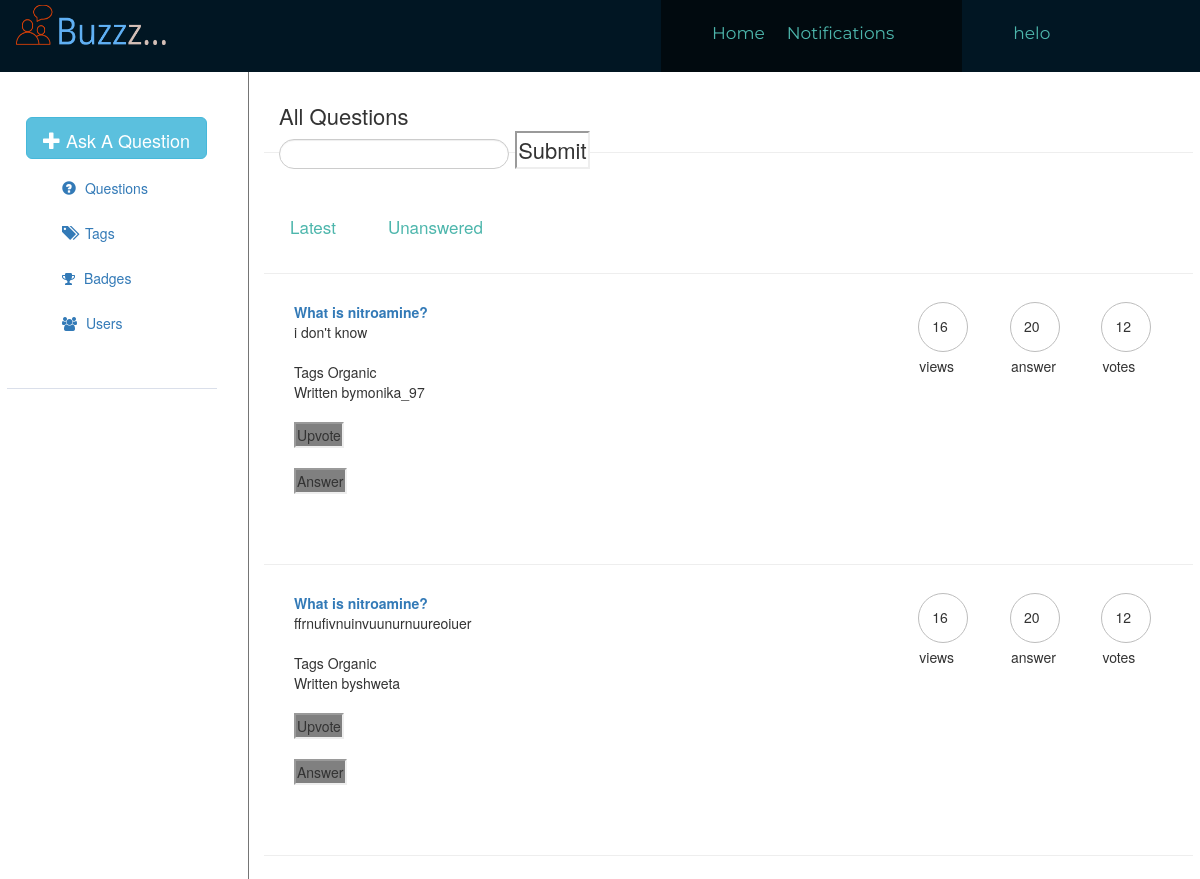
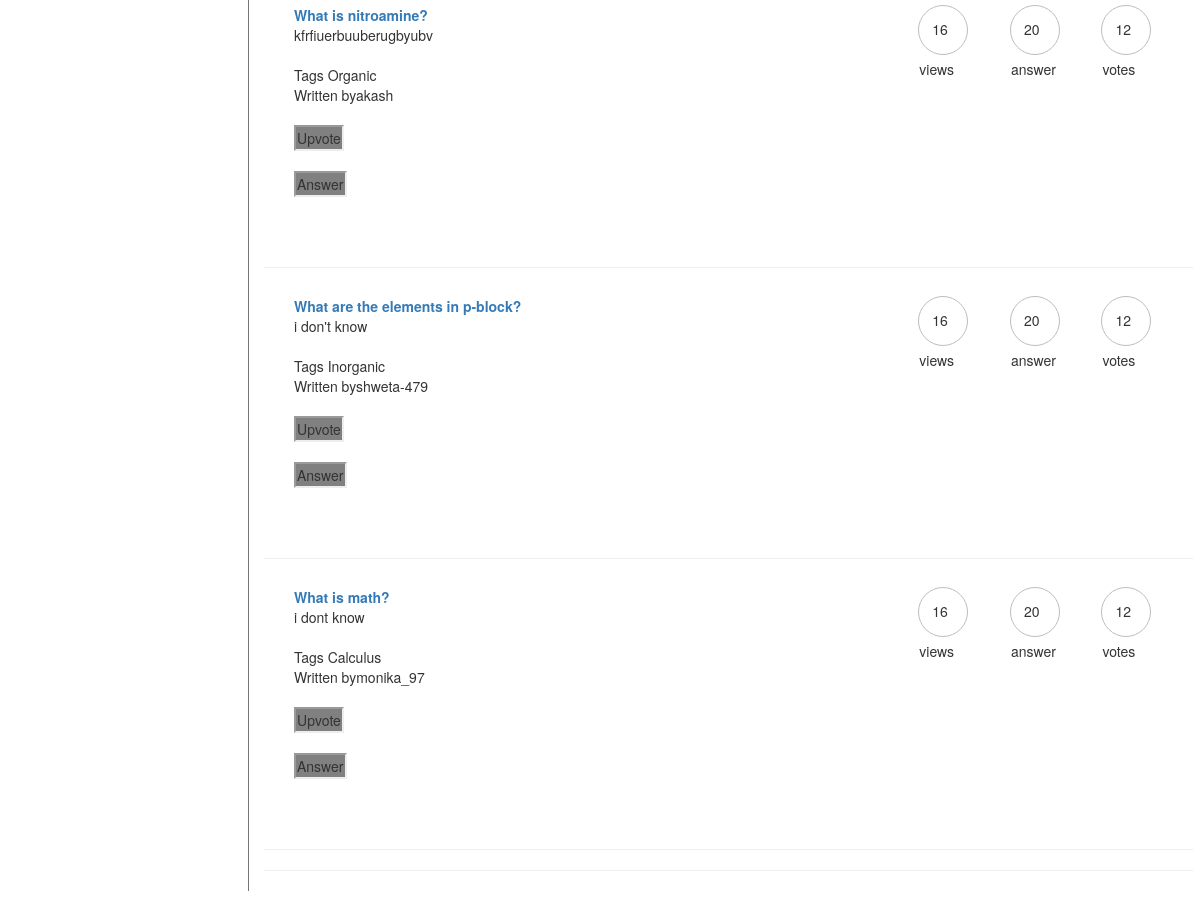
/Questions.php (signed in), run on the app's committed database (2 pictures, top to bottom).
### tables this page shows
CREATE TABLE IF NOT EXISTS `answer` (
  `answer_id` int(11) NOT NULL AUTO_INCREMENT,
  `question_id` int(11) NOT NULL,
  `time` timestamp NOT NULL DEFAULT CURRENT_TIMESTAMP ON UPDATE CURRENT_TIMESTAMP,
  `answer_text` text NOT NULL,
  `user_name` varchar(50) NOT NULL,
  PRIMARY KEY (`answer_id`)
);

CREATE TABLE IF NOT EXISTS `question_ans` (
  `question_id` int(11) NOT NULL AUTO_INCREMENT,
  `question_text` text NOT NULL,
  `User_name` varchar(50) NOT NULL,
  `Subject` int(20) NOT NULL,
  `Tags` int(20) NOT NULL,
  PRIMARY KEY (`question_id`)
);

### Questions.php (the view, shortened to what this page needs)
<?php
include 'common.php';
include 'swfserver.php';
?>
<!Doctype HTML>
<HEAD>
</HEAD>
<link rel="stylesheet" href="bootstrap.css">
    <link rel="stylesheet" href="https://maxcdn.bootstrapcdn.com/bootstrap/3.3.7/css/bootstrap.min.css">
<link rel="stylesheet" href="https://cdnjs.cloudflare.com/ajax/libs/font-awesome/4.7.0/css/font-awesome.min.css">
<link rel="stylesheet" href="buzzpage.css">
<BODY>
	<div id="right-content" class="col-sm-9">
	     <div class="tabu">
             All Questions
			   <form  method="get" action="Questions_pro.php" enctype="multipart/form-data">
	  <input  value="" type="text" name="user_query"/>
	  <input type="submit" name="search" />
</form>
        </div>
		<hr>
        <div class="tabular">
  <button class="tablinks" onclick="openCity('Latest')">Latest</button>
  <button class="tablinks" onclick="openCity('Unanswered')">Unanswered</button>
</div>
<hr>
<div id="Latest" class="w3-container city">
         <?php
        	   $sql="select answer_id,answer_text,user_name,b.Tag,b.question_text,b.question_id from answer as a join (SELECT question_text, question_id, Tag FROM question_ans AS q JOIN tags AS t ON t.Tag_id = q.Tags) as b on b.question_id=a.question_id;";
			   $result=mysqli_query($conn,$sql);
			   if(mysqli_num_rows($result)>0)
			   {
				    while($row=mysqli_fetch_assoc($result))
					{
		?>
  	  	 <div class="tabu-1">
            <div class="col-sm-8">
			<?php $qid=$row['question_id'];?>
             <B><a href="allqu.php?qid=<?php echo $qid?>" method="POST"><?php $que=$row['question_text']; echo $que?></a></B> <br>
			 <?php $que=$row['answer_text']; echo $que?><br><br>
			 Tags <?php $que=$row['Tag']; echo $que?><br>
			 Written by<?php $uname=$row['user_name']; echo $uname?>
			 <?php $aid=$row['answer_id'];?>
			 <br><br>
			 <form action="upvote.php?nid=1&answer_id=<?php echo "$aid";?>&username=<?php echo "$uname";?>" method="POST">
			 <input type="submit" value="Upvote" style="background-color:gray;"/>
			 </form> &nbsp
			  <form action="ans_question.php?qid=<?php echo "$qid"?>" method="POST">
			 <input type="submit" value="Answer" style="background-color:gray;"/>
			 </form>
			 </div>
			 <div class="col-sm-4">
			  <div class="col-sm-4">
			      <div id="circle">
				    <div id="circle-content">
					  16
					</div>
					<br>
					views
				  </div>
			  </div>
			  <div class="col-sm-4">
			      <div id="circle">
				    <div id="circle-content">
					  20
					</div>
					<br>
					answer
				  </div>
			  </div>
			  <div class="col-sm-4">
			      <div id="circle">
				    <div id="circle-content">
					  12
					</div>
					<br>
					votes
				  </div>
			  </div>
			 </div>
        </div>
		<hr>
			<?php
					}
			   }
			?>
</div>
         <?php
        	   $sql="SELECT q.question_id, answer_id,q.question_text FROM question_ans AS q LEFT JOIN answer AS a ON q.question_id = a.question_id WHERE answer_id IS NULL ";
			   $result=mysqli_query($conn,$sql);
			   if(mysqli_num_rows($result)>0)
			   {
				    while($row=mysqli_fetch_assoc($result))
					{
		?>
		<hr>
		<?php
		    					}
			   }
        ?>
</div>
</BODY>
</HTML>

### buzzpage.css (style rules this page uses)
input[type=text] { width: 230px; height:30px; box-sizing: border-box; border: 1px solid #ccc; border-radius: 38px; font-size: 14px; background-color: white; background-image: url('searchicon.png'); background-position: 238px 6px; background-repeat: no-repeat; background-size:15px; padding: 11px 20px 12px 20px; -webkit-transition: width 0.4s ease-in-out; transition: width 0.4s ease-in-out; }
#links ul li a,button { display:block; height:30px; font-size:17px; color:#4db6ac; text-align:center; text-decoration:none; float:right; margin:25px 10px; line-height:30px; padding:1px 1px; }
#right-content { width:80%; float:right; margin-right:-8px; border-left:1px solid #757575; }
.tabu { font-size:22px; padding-left:15px; padding-top:28px; height:60px; }
.tabular { overflow: hidden; }
.tabular button { background-color: inherit; float: left; border: none; outline: none; cursor: pointer; padding: 14px 16px; transition: 0.3s; font-size: 17px; }
.tabu-1 { font-size:14px; padding-left:15px; padding-top:8px; height:250px; }
#circle { width: 50px; height: 50px; border:1px solid #bdbdbd; border-radius: 50%; }
#circle-content { position:relative; padding-top:13px; padding-left:13px; }

### common.php (style rules this page uses)
input[type=text], textarea { -webkit-box-sizing: border-box; -moz-box-sizing: border-box; box-sizing: border-box; min-height: 27px; background: #fff; outline: 0; border: 1px solid #e2e2e2; border-radius: 3px; box-shadow: inset 0 1px 1px rgba(200,200,200,0.3); -webkit-transition: border-color .2s; transition: border-color .2s; -webkit-transition: border-color .2s 180ms ease-in-out 0s; -o-transition: border-color .2s 180ms ease-in-out 0s; transition: border-color .2s 180ms ease-in-out 0s; }
input, textarea, button { text-rendering: auto; color: initial; letter-spacing: normal; word-spacing: normal; text-transform: none; text-indent: 0px; text-shadow: none; display: inline-block; text-align: start; margin: 0em; font: 400 13.3333px Arial; }
input { -webkit-appearance: textfield; background-color: white; -webkit-rtl-ordering: logical; cursor: auto; padding: 1px; border-width: 2px; border-style: inset; border-color: initial; border-image: initial; }
a { text-decoration: none; color: #2b6dad; background: transparent; }
body { height: 100%; word-wrap: break-word; color: #333; font-size: 13px; overflow-y: auto; overflow-x: auto; }

### data on the page
answer: que "What is nitroamine?", answer_text "i don't know", que "Organic", user_name "monika_97"
answer: que "What is nitroamine?", answer_text "ffrnufivnuinvuunurnuureoiuer", que "Organic", user_name "shweta"
answer: que "What is nitroamine?", answer_text "kfrfiuerbuuberugbyubv", que "Organic", user_name "akash"
answer: que "What are the elements in p-block?", answer_text "i don't know", que "Inorganic", user_name "shweta-479"
answer: que "What is math?", answer_text "i dont know", que "Calculus", user_name "monika_97"

### other printed values
$user "helo"
